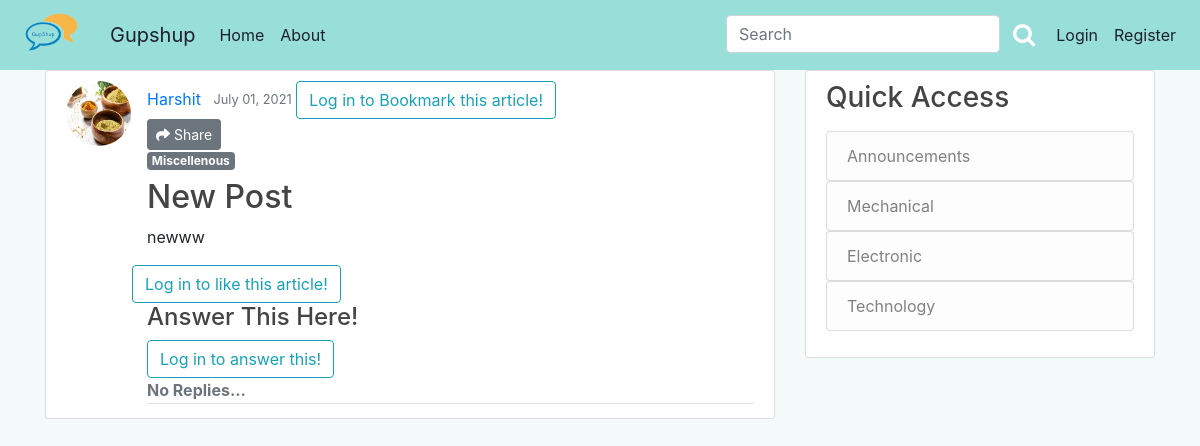
The app's page /post/96/, older data.
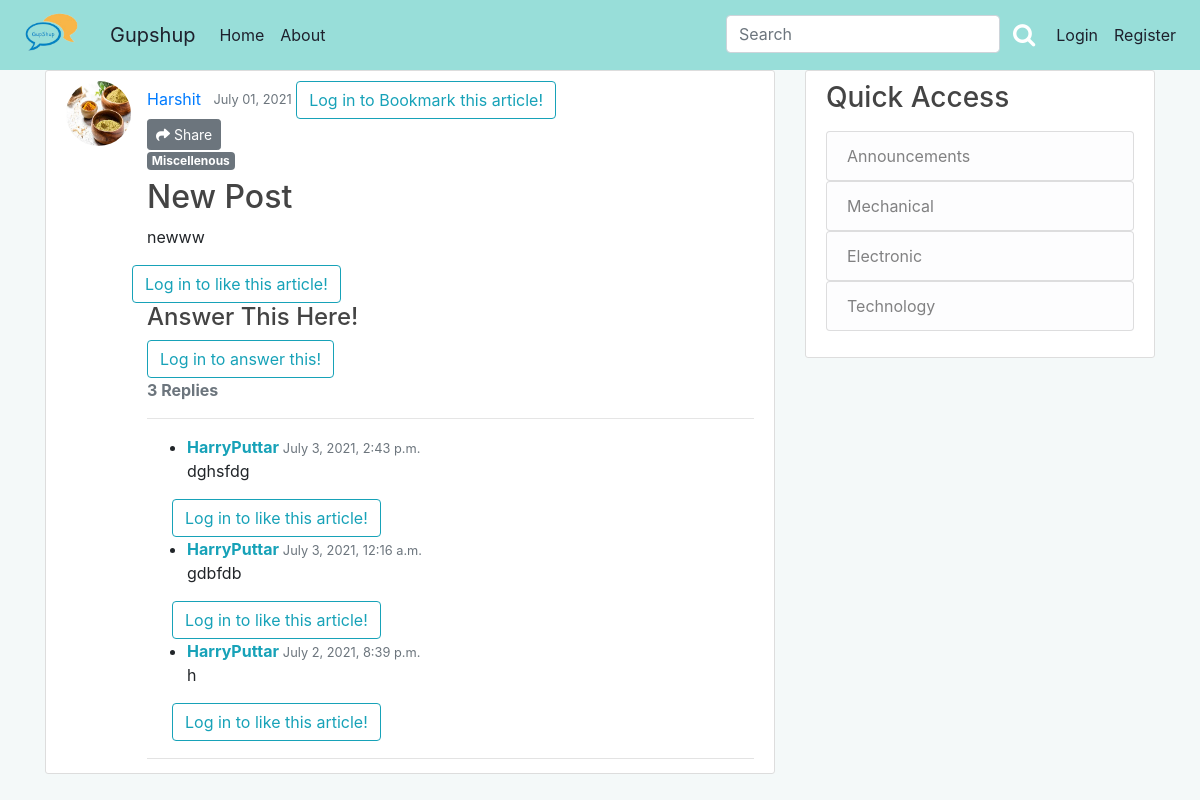
The same page, newer data.
### blog/models.py (models this page shows, shortened)
class Post(models.Model):
    title = models.CharField(max_length=100)
    content = models.TextField()
    date_posted = models.DateTimeField(default=timezone.now)
    author = models.ForeignKey(User, on_delete=models.CASCADE)
    category = models.CharField(
        max_length=20,
        choices=Category_choices,
        default='Miscellenous'
    )
    upvote = models.ManyToManyField(User, related_name='upvote',blank=True)
    downvote = models.ManyToManyField(User, related_name='downvote',blank=True)
    bookmark = models.ManyToManyField(User, related_name='bookmark',blank=True)
    def number_of_downvotes(self):
        return self.downvote.count()
    def number_of_upvotes(self):
        return self.upvote.count()
    @property
    def number_of_comments(self):
        return PostComment.objects.filter(post_connected=self).count()

class PostComment(models.Model):
    post_connected = models.ForeignKey(Post, related_name='comments', on_delete=models.CASCADE)
    author = models.ForeignKey(User, on_delete=models.CASCADE)
    comment = models.TextField()
    date_posted = models.DateTimeField(default=timezone.now)
    upvote_comment = models.ManyToManyField(User, related_name='upvote_comment',blank=True)
    downvote_comment = models.ManyToManyField(User, related_name='downvote_comment',blank=True)

### users/models.py (models this page shows, shortened)
class Profile(models.Model):
	user = models.OneToOneField(User, on_delete=models.CASCADE)
	image = models.ImageField(default='default2.png',upload_to='profile_pics')
	gender = models.CharField(max_length = 20,choices=gender_choices,default='Select your gender',blank=True, null=True)
	image_url = models.URLField(default = "http://127.0.0.1:8000/media/default2.png")

### blog/views.py (the view, shortened to what this page needs)
# urls.py: path('post/<int:pk>/', PostDetailView.as_view(), name='post-detail'),
class PostDetailView(DetailView):
    model = Post
    def get_context_data(self, **kwargs):
        data = super().get_context_data(**kwargs)
        post_connected = get_object_or_404(Post, id=self.kwargs['pk'])
        upvoted = False
        downvoted = False
        bookmarked = False
        if post_connected.upvote.filter(id=self.request.user.id).exists():
            upvoted = True
        if post_connected.downvote.filter(id=self.request.user.id).exists():
            downvoted = True
        if post_connected.bookmark.filter(id=self.request.user.id).exists():
            bookmarked = True
        data['number_of_upvotes'] = post_connected.number_of_upvotes()
        data['number_of_downvotes'] = post_connected.number_of_downvotes()
        data['post_is_upvoted'] = upvoted
        data['post_is_downvoted'] = downvoted
        data['post_is_bookmarked'] = bookmarked
        comments_connected = PostComment.objects.filter(
            post_connected=self.get_object()).order_by('-date_posted')
        comment_new = []
        for c in comments_connected:
            upvoted_comment = False
            downvoted_comment = False
            if c.upvote_comment.filter(id=self.request.user.id).exists():
                upvoted_comment = True
            if c.downvote_comment.filter(id=self.request.user.id).exists():
                downvoted_comment = True
            comment_new.append([c.id, upvoted_comment, downvoted_comment])
        data['comments'] = comments_connected
        data['comment_status'] = comment_new
        if self.request.user.is_authenticated:
            data['comment_form'] = NewCommentForm(instance=self.request.user)
        return data

### blog/templates/blog/post_detail.html (shortened to what the changed rows need)
{% extends "blog/base.html" %}
{% load crispy_forms_tags%}
{% load social_share %}
{% block content %}
<article class="media content-section">
	<img class="rounded-circle article-img " src={{object.author.profile.image.url}}>
	<div class="media-body">
		<div class="article-metadata">
			<a class="mr-2" href="{% url 'user-posts' object.author.username %}">{{ object.author }}</a>
			<small class="text-muted">{{ object.date_posted|date:"F d, Y" }}</small>
			{% if user.is_authenticated %}
				{% if post_is_bookmarked%}
				<button type="submit" name="post_id" value="{{object.id}}" class="btn btn-lg bookmark-btn shadow-none" style="float: right;"><i
						class="fas fa-bookmark fa-2x btn-bookmark" style="color: red;" aria-hidden="true"></i></button>
				{% else %}
				<button type="submit" name="post_id" value="{{object.id}}" class="btn btn-lg bookmark-btn shadow-none " style="float: right;"><i
						class="far fa-bookmark fa-2x btn-bookmark" style="color: red;" aria-hidden="true"></i></button>
				{% endif %}
			{% else %}
			<a class="btn btn-outline-info" href="{% url 'login' %}?next={{request.path}}">Log in to Bookmark this
				article!</a><br>
			{% endif %}
			<button type="button" class="btn btn-secondary btn-sm" data-toggle="modal" data-target="#exampleModalCenter">
			<i class="fas fa-share"></i> Share
			</button>
		<a href="{% url 'category' object.category %}"><h6><span class="badge badge-secondary">{{ object.category }}</span></h6></a>
		<h2 class="article-title">{{ object.title | safe }} </h2>
		<p class="article-content">{{ object.content| safe }}</p>
		<div class='row'>
			{% if user.is_authenticated %}
			<div >
					{% if post_is_upvoted %}
					<button type="submit" name="post_id" value="{{object.id}}" class="btn btn-lg upvote_btn shadow-none"><i
							class="fas fa-thumbs-up btn_upvote" aria-hidden="true"></i></button>
					{% else %}
					<button type="submit" name="post_id" value="{{object.id}}" class="btn btn-lg upvote_btn shadow-none"><i
							class="far fa-thumbs-up btn_upvote" aria-hidden="true"></i></button>
					{% endif %}
			</div>
			<div class="my-2" >
				<strong class="text-xl-center" id='upvote_count'>{{ number_of_upvotes }}</strong>
			</div>
			<div>
					{% if post_is_downvoted %}
					<button type="submit" name="post_id" value="{{object.id}}" class="btn btn-lg downvote_btn shadow-none"><i
							class="fas fa-thumbs-down btn_downvote" aria-hidden="true"></i></button>
					{% else %}
					<button type="submit" name="post_id" value="{{object.id}}" class="btn btn-lg downvote_btn shadow-none"><i
							class="far fa-thumbs-down btn_downvote" aria-hidden="true"></i></button>
					{% endif %}
			</div>
			<div class="my-2" >
				<strong class="text-xl-center" id='downvote_count'>{{ number_of_downvotes }}</strong>
			</div>
			{% else %}
			<a class="btn btn-outline-info" href="{% url 'login' %}?next={{request.path}}">Log in to like this
				article!</a><br>
			{% endif %}
		</div>
		<h4>Answer This Here!</h4>
		<div id="comments_section">
			{% if user.is_authenticated %}
			<form method="POST">
				{% csrf_token %}
				<div class="form-group">
					{{ comment_form|crispy }}
					<button class="btn btn-info" type="submit">Continue Discussion <i
							class="fa fa-comments"></i></button>
				</div>
			</form>
			{% else %}
			<a class="btn btn-outline-info" href="{% url 'login' %}?next={{request.path}}">Log in to answer
				this!</a><br>
			{% endif %}
			{% if comments %}
				{% if  object.number_of_comments > 1 %}
			<strong class="text-secondary">{{ object.number_of_comments }} Replies</strong>
			{% else %}
				<strong class="text-secondary">{{ object.number_of_comments }} Reply</strong>
			{% endif %}
			<hr>
			<ul>
				{% for comment in comments %}
				<li>
					<div>
						<span>
							<strong class="text-info">{{ comment.author }} </strong>
							<small class="text-muted">{{ comment.date_posted }}</small>
						</span>
						<p>
							{{ comment.comment|safe }}
						</p>
					</div>
				<div class='row'>
			{% if user.is_authenticated %}
			<div >
					{% for com in comment_status%}
						{% if com.0 == comment.id %}
							{% if com.1  %}
								<button type="submit" name="comment_id" value="{{comment.id}}" class="btn btn-lg c-upvote-btn shadow-none"><i
								class="fas fa-thumbs-up c-btn-upvote" id="up{{comment.id}}" aria-hidden="true"></i></button>
							{% else %}
								<button type="submit" name="comment_id" value="{{comment.id}}" class="btn btn-lg c-upvote-btn shadow-none"><i
								class="far fa-thumbs-up c-btn-upvote"  id="up{{comment.id}}" aria-hidden="true"></i></button>
							{% endif %}
					{% endif %}
					{% endfor %}
			</div>
			<div class="my-2" >
				<strong class="text-xl-center" id="com-upvote-count{{comment.id}}">{{ comment.number_of_upvotes_comment }}</strong>
			</div>
			<div>
					{% for com in comment_status%}
						{% if com.0 == comment.id %}
							{% if com.2  %}
								<button type="submit" name="comment_id" value="{{comment.id}}" class="btn btn-lg c-downvote-btn shadow-none"><i
							class="fas fa-thumbs-down c-btn-downvote" id="down{{comment.id}}" aria-hidden="true"></i></button>
						{% else %}
						<button type="submit" name="comment_id" value="{{comment.id}}" class="btn btn-lg c-downvote-btn shadow-none"><i
							class="far fa-thumbs-down c-btn-downvote" id="down{{comment.id}}" aria-hidden="true"></i></button>
						{% endif %}
					{% endif %}
					{% endfor %}
			</div>
			<div class="my-2" >
				<strong class="text-xl-center" id="com-downvote-count{{comment.id}}">{{ comment.number_of_downvotes_comment  }}</strong>
			</div>
			{% else %}
			<a class="btn btn-outline-info" href="{% url 'login' %}?next={{request.path}}">Log in to like this
				article!</a><br>
			{% endif %}
		</div>
				</li>
				{% endfor %}
			</ul>
			{% else %}
			<strong class="text-secondary">No Replies...</strong>
			{% endif %}
		</div>
	</div>
</article>
{% endblock content %}

Row changes from the older to the newer data that the page shows:
shown differently, row unchanged: Post "New Post": number_of_comments (not shown) → "3"
added PostComment: author "HarryPuttar", date_posted "July 3, 2021, 2:43 p.m.", comment "dghsfdg"
added PostComment: author "HarryPuttar", date_posted "July 3, 2021, 12:16 a.m.", comment "gdbfdb"
added PostComment: author "HarryPuttar", date_posted "July 2, 2021, 8:39 p.m.", comment "h"
Text that changed along with them:
text no longer shown: "No Replies..."
text now shown: "Replies"
